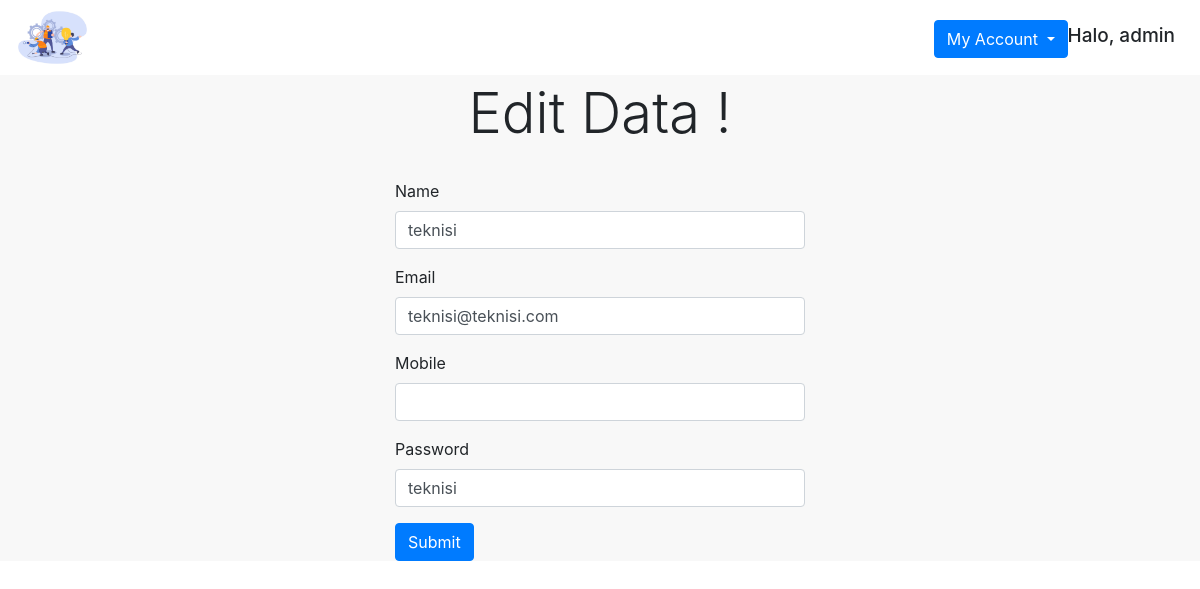
Screenshot of /edit.php?id=7 (signed in) with the database file from the repository.
### tables this page shows
CREATE TABLE `user` (
  `id` int(10) NOT NULL,
  `nama` varchar(50) NOT NULL,
  `email` varchar(50) NOT NULL,
  `password` varchar(100) NOT NULL,
  `no_hp` varchar(13) DEFAULT NULL,
  `alamat` varchar(300) DEFAULT NULL,
  `gambar` text DEFAULT NULL,
  `roles` varchar(10) NOT NULL DEFAULT 'User'
);

### edit.php (the view, shortened to what this page needs)
<?php
include("config.php");
?>
<?php
$id = $_GET['id'];
$result = mysqli_query($mysqli, "SELECT * FROM user WHERE id=$id");
$data = mysqli_fetch_assoc($result);
$nama = $data['nama'];
$email = $data['email'];
$no_hp = $data['no_hp'];
$password = $data['password'];
?>
<!DOCTYPE html>
<html>
<head>
    <link rel="stylesheet" href="https://cdn.jsdelivr.net/npm/bootstrap@4.5.3/dist/css/bootstrap.min.css"
>
    <link rel="stylesheet" type="text/css" href="style.css">
</head>
<body>
    <div class="top container-fluid fixed-top ">
        <img class="logo_navbar" src="gambar\logo.png">
        <div class="dropdown">
            <h5 class="halo">Halo, <?= $_SESSION['nama']; ?></h5>
            <a class="btn btn-primary dropdown-toggle" href="#" role="button" id="dropdownMenuLink"
                data-toggle="dropdown" aria-haspopup="true" aria-expanded="false">
                My Account
            </a>
        </div>
    </div>
    <div class="isi_body">
        <h1 style="text-align: center;" class="display-4"> Edit Data !</h1>
        <div class="container">
            <br>
            <form method="post" action="" style=" margin-left: 350px; margin-right: 350px;">
                <div class="form-group">
                    <label for="name">Name</label>
                    <input type="text" class="form-control" name="nama" value=<?php echo $nama; ?>>
                </div>
                <div class="form-group">
                    <label for="email">Email</label>
                    <input type="email" class="form-control" name="email" value=<?php echo $email; ?>>
                </div>
                <div class="form-group">
                    <label for="no_hp">Mobile</label>
                    <input type="text" class="form-control" name="no_hp" value=<?php echo $no_hp; ?>>
                </div>
                <div class="form-group">
                    <label for="password">Password</label>
                    <input type="text" class="form-control" name="password" value=<?php echo $password; ?>>
                </div>
                <button type="Submit" class="btn btn-primary" name="update" value="Update">Submit</button>
            </form>
        </div>
    </div>
</body>
</html>

### style.css (style rules this page uses)
.top { background-color:white; }
.dropdown { float: right; margin-top: 20px; }
.halo { float: right; margin-top: 5px; padding-right: 10px; text-align: right; font-size: 19px; }
.logo_navbar { width: 75px; height: 75px; }
.isi_body { background-color:#F8F8F8; margin-top: 60px; padding-top: 20px; }

### rows the page displays
user: nama "teknisi", email "teknisi@teknisi.com", password "teknisi"

### other values shown
$_SESSION['nama'] "admin"
